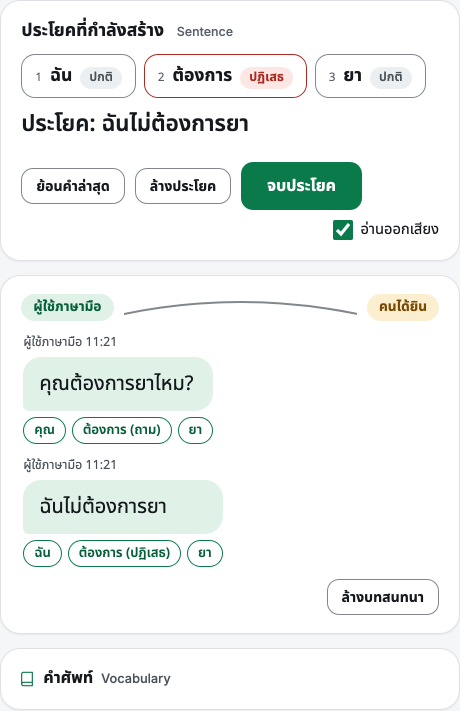
#> input picture research/figures_v3/ui_shots/demo_sentence_cards.png, 920 x 1422 px, found by its file name (shown at 1/2 size)
$ python make_fig27_demo.py out.png
#> lines starting #> are read from the running program, lines starting #| are printed output that depends on the picture
# -*- coding: utf-8 -*-
#!/usr/bin/env python3
"""fig27: step 4 shown on the REAL demo UI (screenshots in research/figures_v3/ui_shots/, taken headless with NO camera and
example input fed to the app's own functions: scripts/capture_demo_shots.py). Highlight boxes + numbered callouts.
  python3 scripts/make_fig27_demo.py research/figures_v3
"""
import sys, os
import matplotlib
matplotlib.use("Agg")
import matplotlib.pyplot as plt
import matplotlib.image as mpimg
from matplotlib.patches import Rectangle, FancyBboxPatch

B, BD, INK, MUTED = "#5B7FE0", "#3A5BC7", "#1F2937", "#4B5563"
out = sys.argv[1]; U = os.path.join(out, "ui_shots")
side = mpimg.imread(os.path.join(U, "demo_sentence_cards.png"))[:1290]
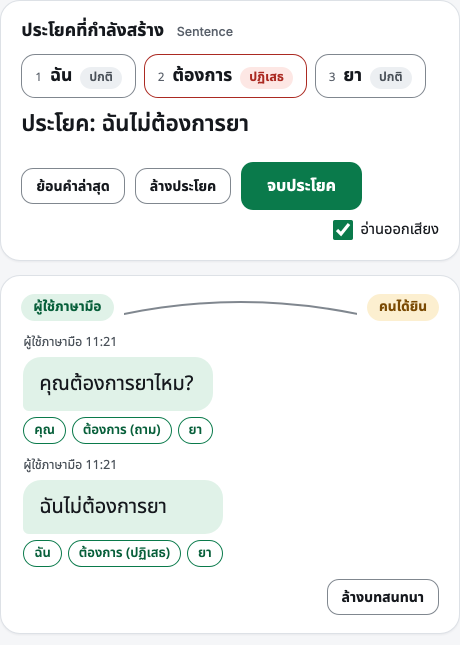
#> side: shape (1290, 920, 3) float32 (shown at 1/2 size); mean R, G, B 0.939, 0.954, 0.949
sett = mpimg.imread(os.path.join(U, "demo_face_settings.png"))
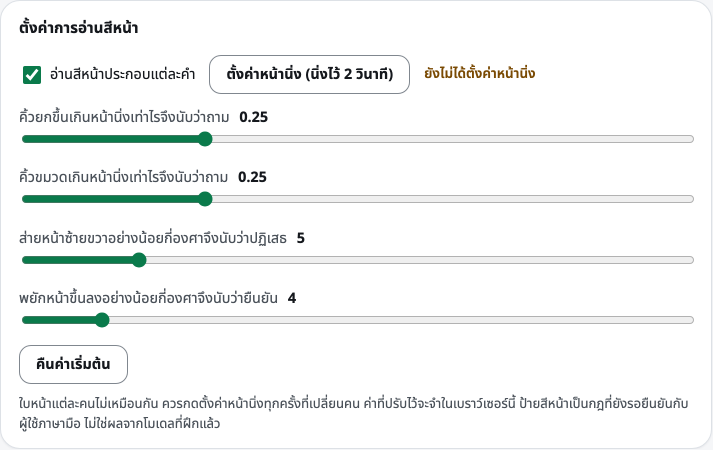
#> input picture research/figures_v3/ui_shots/demo_face_settings.png, 1426 x 900 px, found by its file name (shown at 1/2 size)
#> sett is the input picture: shape (900, 1426, 3) float32; mean R, G, B 0.953, 0.961, 0.959
TXT = {
 "th": dict(font="TH Sarabun New", fs=1.0, title="จากเดโมจริง: คำ + สีหน้า เป็นประโยค", badge="ต้นแบบ ยังไม่ได้ประเมินกับผู้ใช้",
   c=["ป้ายสีหน้าบนคำ:\nถาม หรือ ปฏิเสธ", "ประโยควาง “ไม่”\nไว้หน้าคำที่ถูกปฏิเสธ", "คำที่มีป้าย “ถาม”\nทำให้ประโยคลงท้าย\nด้วย “ไหม?”",
      "คิ้วยกหรือขมวดเกินหน้านิ่งของผู้ใช้ = ถาม", "ส่ายหน้าซ้ายขวาเกินองศาที่ตั้งไว้ = ปฏิเสธ"],
   foot="ภาพหน้าจอเดโมพร้อมตัวอย่างข้อมูล (ไม่ได้เปิดกล้อง ไม่มีใบหน้าในภาพ) ป้ายสีหน้าเป็นกฎที่ยังรอยืนยันกับผู้ใช้ภาษามือ ไม่ใช่ผลจากโมเดลที่ฝึกแล้ว"),
 "en": dict(font=["Helvetica", "TH Sarabun New"], fs=0.8, title="From the real demo: words + face become a sentence", badge="Prototype: not yet evaluated with users",
   c=["Face tag on the word:\nquestion or negation", "“ไม่” is placed before\nthe negated word", "A word tagged “question”\nends the sentence\nwith “ไหม?”",
      "Eyebrows raised or furrowed past the user's neutral face = question", "Head turned left–right past a set angle = negation"],
   foot="Demo screenshots with example input (no camera, no face in the picture). Face tags are rules still awaiting confirmation with sign language users, not a trained model."),
}
def make(lang):
    T = TXT[lang]; plt.rcParams["font.family"] = T["font"]; k = T["fs"]
    fig = plt.figure(figsize=(15, 8.6), dpi=200, facecolor="white")
    fig.text(0.02, 0.955, T["title"], fontsize=24 * k, color=INK, fontweight="bold", va="center")
    bw = 0.30 if lang == "en" else 0.25
    fig.patches.append(FancyBboxPatch((0.98 - bw, 0.92), bw, 0.07, boxstyle="round,pad=0,rounding_size=0.01", fc="#FFF4D6", ec="#C9A400", lw=2, transform=fig.transFigure, figure=fig))
    fig.text(0.98 - bw / 2, 0.955, T["badge"], ha="center", va="center", fontsize=16 * k, color="#7A5B00", fontweight="bold")
    a1 = fig.add_axes([0.02, 0.09, 0.327, 0.80]); a1.imshow(side); a1.axis("off")
    a2 = fig.add_axes([0.54, 0.43, 0.44, 0.44]); a2.imshow(sett); a2.axis("off")
    def hl(ax, x0, y0, x1, y1, n, bx, by):
        ax.add_patch(Rectangle((x0, y0), x1 - x0, y1 - y0, fc="none", ec=B, lw=4, zorder=5))
        ax.text(bx, by, str(n), ha="center", va="center", fontsize=15, color="white", fontweight="bold", zorder=6,
                bbox=dict(boxstyle="circle,pad=0.35", fc=BD, ec="white", lw=1.5))
    hl(a1, 284, 104, 618, 200, 1, 618, 88); hl(a1, 38, 218, 505, 282, 2, 530, 250); hl(a1, 44, 700, 452, 1140, 3, 480, 722)
    hl(a2, 28, 212, 1408, 418, 4, 1370, 238); hl(a2, 28, 452, 1408, 545, 5, 1370, 474)
    # legend (middle column and under the settings picture), aligned to the highlights
    def ytop(py): return 0.09 + 0.80 * (1 - py / 1290)
    for n, py, x in ((1, 150, 0.375), (2, 250, 0.375), (3, 920, 0.375)):
        fig.text(x, ytop(py), f"{n}", ha="center", va="center", fontsize=15, color="white", fontweight="bold", bbox=dict(boxstyle="circle,pad=0.35", fc=BD, ec="white"))
        fig.text(x + 0.014, ytop(py), T["c"][n - 1], ha="left", va="center", fontsize=15 * k if lang == "th" else 12.5, color=INK, linespacing=1.25)
    for n, y in ((4, 0.34), (5, 0.26)):
        fig.text(0.545, y, f"{n}", ha="center", va="center", fontsize=15, color="white", fontweight="bold", bbox=dict(boxstyle="circle,pad=0.35", fc=BD, ec="white"))
        fig.text(0.56, y, T["c"][n - 1], ha="left", va="center", fontsize=16 * k if lang == "th" else 13, color=INK)
    fig.text(0.02, 0.03, T["foot"], fontsize=12.5 * k if lang == "th" else 10.5, color=MUTED, va="center")
    fig.savefig(os.path.join(out, "fig27_demo" + ("_en" if lang == "en" else "") + ".png"), facecolor="white"); plt.close(fig)
for lg in ("th", "en"): make(lg)
#> this loop made 2 passes
#> pass 1, in make, `fig.savefig(os.path.join(out, 'fig27_demo' + ('_en' if lang == 'en' el`:
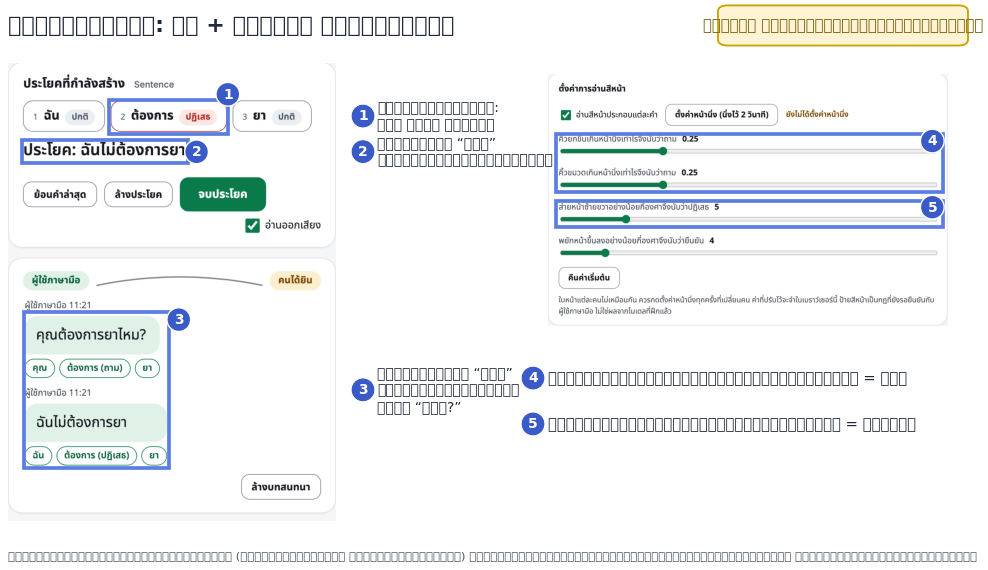
#> figure drawn by matplotlib, 2 panels
#> pass 2, in make (call 2), `fig.savefig(os.path.join(out, 'fig27_demo' + ('_en' if lang == 'en' el`:
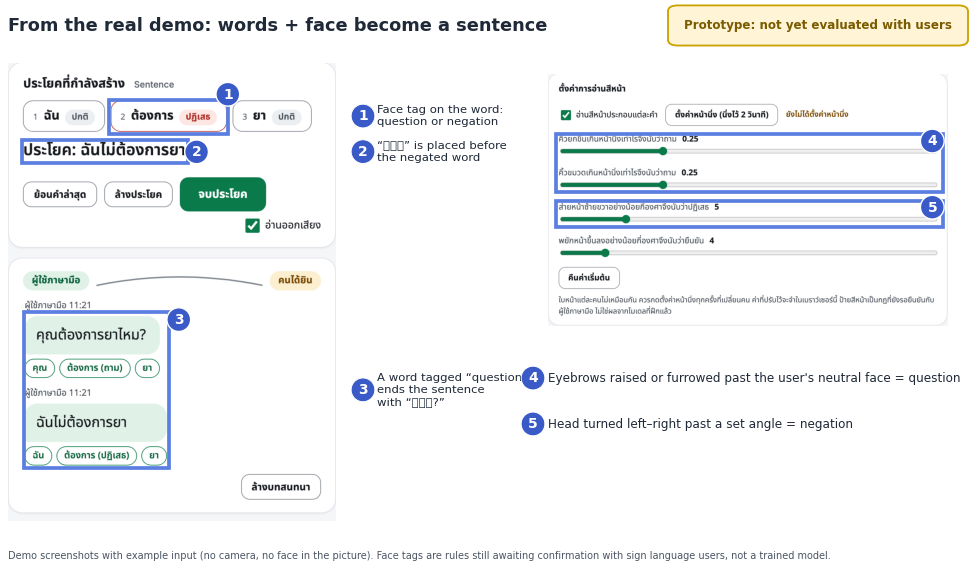
#> figure drawn by matplotlib, 2 panels
print("saved fig27_demo th+en")
